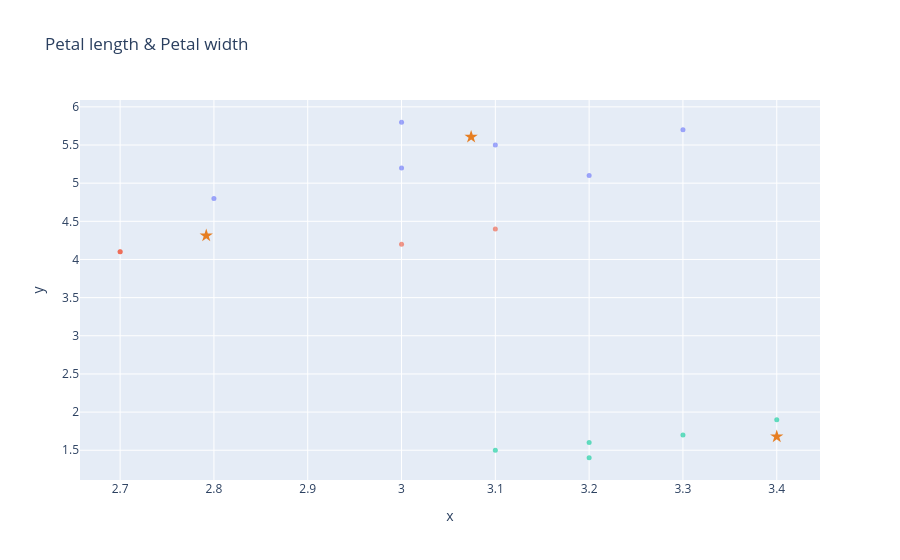

Source (notebook cell):
### Code cell
fig = plot_dataframe(validation[:, 1:3], title='Blobs Dataset', label=y_validation)
for i, centroid in enumerate(centroids):
    fig = plot_centroid(fig, centroid[1:3], colors=["#e67e22"], marker_size=10, symbol='star', name=f'Centroid {i+1}')
fig.update_layout(showlegend=False, title='Petal length & Petal width')
fig.show()

### Figure 1 — Plotly figure (JSON) as saved in the notebook; plotly's stock layout.template omitted (floating-point values rounded to 4 significant figures)
{"data": [{"hovertemplate": "color=#f1948a<br>x=%{x}<br>y=%{y}<extra></extra>", "legendgroup": "#f1948a", "marker": {"color": "#636efa", "opacity": 0.6, "size": 5, "symbol": "circle"}, "mode": "markers", "name": "#f1948a", "orientation": "v", "showlegend": true, "type": "scatter", "x": [3.2, 3.0, 2.8, 3.1, 3.0, 3.3], "xaxis": "x", "y": [5.1, 5.2, 4.8, 5.5, 5.8, 5.7], "yaxis": "y"}, {"hovertemplate": "color=#82e0aa<br>x=%{x}<br>y=%{y}<extra></extra>", "legendgroup": "#82e0aa", "marker": {"color": "#EF553B", "opacity": 0.6, "size": 5, "symbol": "circle"}, "mode": "markers", "name": "#82e0aa", "orientation": "v", "showlegend": true, "type": "scatter", "x": [3.0, 2.7, 3.1, 2.7], "xaxis": "x", "y": [4.2, 4.1, 4.4, 4.1], "yaxis": "y"}, {"hovertemplate": "color=#f7dc6f<br>x=%{x}<br>y=%{y}<extra></extra>", "legendgroup": "#f7dc6f", "marker": {"color": "#00cc96", "opacity": 0.6, "size": 5, "symbol": "circle"}, "mode": "markers", "name": "#f7dc6f", "orientation": "v", "showlegend": true, "type": "scatter", "x": [3.3, 3.2, 3.2, 3.1, 3.4], "xaxis": "x", "y": [1.7, 1.6, 1.4, 1.5, 1.9], "yaxis": "y"}, {"marker": {"color": "#e67e22", "size": 10, "symbol": "star"}, "mode": "markers", "name": "Centroid 1", "type": "scatter", "x": [3.074], "y": [5.606]}, {"marker": {"color": "#e67e22", "size": 10, "symbol": "star"}, "mode": "markers", "name": "Centroid 2", "type": "scatter", "x": [3.4], "y": [1.68]}, {"marker": {"color": "#e67e22", "size": 10, "symbol": "star"}, "mode": "markers", "name": "Centroid 3", "type": "scatter", "x": [2.792], "y": [4.313]}], "layout": {"legend": {"title": {"text": "color"}, "tracegroupgap": 0}, "showlegend": false, "title": {"text": "Petal length & Petal width"}, "xaxis": {"anchor": "y", "domain": [0, 1], "title": {"text": "x"}}, "yaxis": {"anchor": "x", "domain": [0, 1], "title": {"text": "y"}}}}
